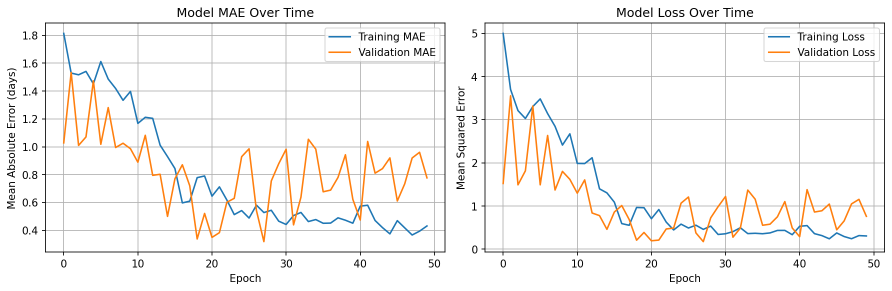
#> input picture backend/training_history_regression.png, 1784 x 582 px (shown at 1/2 size)
$ python -i train_regression_model.py   (imports and definitions only)
#> lines starting #> are read from the running program, lines starting #| are printed output that depends on the picture
#!/usr/bin/env python3
"""
Regression Model Training - Days Since Cut Prediction
Predicts continuous days of oxidation instead of discrete categories
SUPPORTS VARIETY-SPECIFIC MODELS: gala, smith, red_delicious, combined
"""

import numpy as np
import tensorflow as tf
from tensorflow import keras
from pathlib import Path
import json
import io
from PIL import Image, ImageEnhance, ImageFilter
import matplotlib.pyplot as plt
from sklearn.model_selection import train_test_split

# Paths - Second collection November 2024 (3 varieties)
DATA_DIR = Path("data_repository/01_raw_images/second_collection_nov2024")
MODEL_DIR = Path("backend")

# Model paths for different varieties (4 models total)
MODEL_PATHS = {
    'combined': MODEL_DIR / "apple_oxidation_days_model_combined.h5",
    'gala': MODEL_DIR / "apple_oxidation_days_model_gala.h5",
    'smith': MODEL_DIR / "apple_oxidation_days_model_smith.h5",
    'red_delicious': MODEL_DIR / "apple_oxidation_days_model_red_delicious.h5"
}

METADATA_PATHS = {
    'combined': MODEL_DIR / "model_metadata_regression_combined.json",
    'gala': MODEL_DIR / "model_metadata_regression_gala.json",
    'smith': MODEL_DIR / "model_metadata_regression_smith.json",
    'red_delicious': MODEL_DIR / "model_metadata_regression_red_delicious.json"
}

# Image settings
IMG_HEIGHT = 224
IMG_WIDTH = 224


def phone_augment(img_array):
    """
    Apply random augmentations to simulate phone camera conditions.
    Takes a normalized numpy array (0-1, shape 224x224x3), applies random
    transformations, returns augmented array in same format.
    """
    # Convert back to PIL Image for augmentation (0-255 uint8)
    img = Image.fromarray((img_array * 255).astype(np.uint8))

    # 1. Brightness shift (±30%)
    factor = np.random.uniform(0.7, 1.3)
    img = ImageEnhance.Brightness(img).enhance(factor)

    # 2. Contrast shift (±30%)
    factor = np.random.uniform(0.7, 1.3)
    img = ImageEnhance.Contrast(img).enhance(factor)

    # 3. Color temperature - random per-channel scaling to simulate warm/cool lighting
    arr = np.array(img, dtype=np.float32)
    r_scale = np.random.uniform(0.85, 1.15)
    g_scale = np.random.uniform(0.90, 1.10)
    b_scale = np.random.uniform(0.85, 1.15)
    arr[:, :, 0] = np.clip(arr[:, :, 0] * r_scale, 0, 255)
    arr[:, :, 1] = np.clip(arr[:, :, 1] * g_scale, 0, 255)
    arr[:, :, 2] = np.clip(arr[:, :, 2] * b_scale, 0, 255)
    img = Image.fromarray(arr.astype(np.uint8))

    # 4. Gaussian blur (0-1.5px radius)
    radius = np.random.uniform(0, 1.5)
    if radius > 0.3:  # skip very small blurs
        img = img.filter(ImageFilter.GaussianBlur(radius=radius))

    # 5. Horizontal flip (50% chance)
    if np.random.random() > 0.5:
        img = img.transpose(Image.FLIP_LEFT_RIGHT)

    # 6. Rotation (±15 degrees)
    angle = np.random.uniform(-15, 15)
    if abs(angle) > 1:
        img = img.rotate(angle, resample=Image.BILINEAR, fillcolor=(0, 0, 0))

    # 7. JPEG compression (quality 50-95%)
    quality = np.random.randint(50, 96)
    buffer = io.BytesIO()
    img.save(buffer, format='JPEG', quality=quality)
    buffer.seek(0)
    img = Image.open(buffer).convert('RGB')

    # 8. Gaussian noise (sigma 0-15)
    arr = np.array(img, dtype=np.float32)
    sigma = np.random.uniform(0, 15)
    noise = np.random.normal(0, sigma, arr.shape)
    arr = np.clip(arr + noise, 0, 255)

    # Convert back to normalized array (0-1)
    return arr.astype(np.float32) / 255.0


class AugmentedDataGenerator(keras.utils.Sequence):
    """
    Custom data generator that applies phone_augment() on-the-fly.
    Each epoch, every training image gets a fresh random augmentation,
    so the model sees thousands of variations over the full training run.
    """

    # [6 lines left out: function __init__, not called in this run]

    def __len__(self):
        return int(np.ceil(len(self.images) / self.batch_size))

    # [12 lines left out: function __getitem__, not called in this run]

    def on_epoch_end(self):
        np.random.shuffle(self.indices)


# [296 lines left out: functions parse_photo_metadata, load_and_preprocess_image, collect_training_data, create_regression_model, train_model, plot_training_history, not called in this run]

# [42 lines not run here, left out]

>>> import cv2
>>> picture = cv2.imread('backend/training_history_regression.png', cv2.IMREAD_GRAYSCALE)
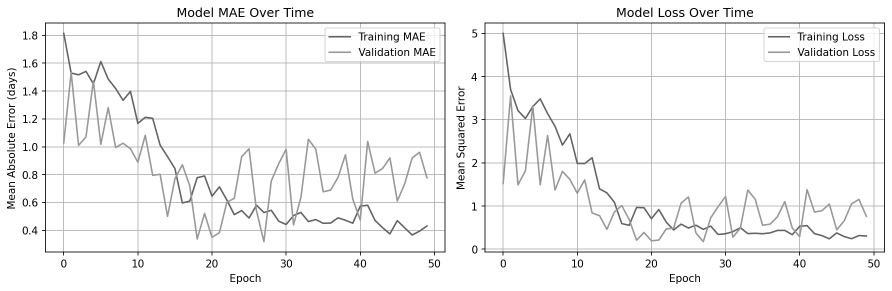
#> picture: shape (582, 1784) (shown at 1/2 size); min 0, max 255, mean 245.2
>>> result = phone_augment(picture)
#> in phone_augment, `img = Image.fromarray((img_array * 255).astype(np.uint8))`:
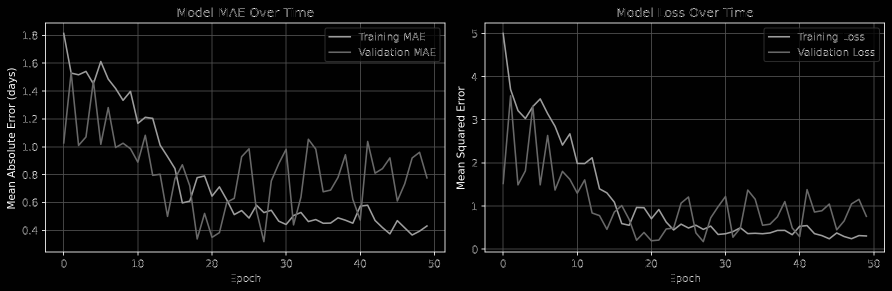
#> img: PIL image 1784x582 L (shown at 1/2 size); min 0, max 255, mean 9.8
#> (the run stopped early here; a loop or call above may not have finished)
